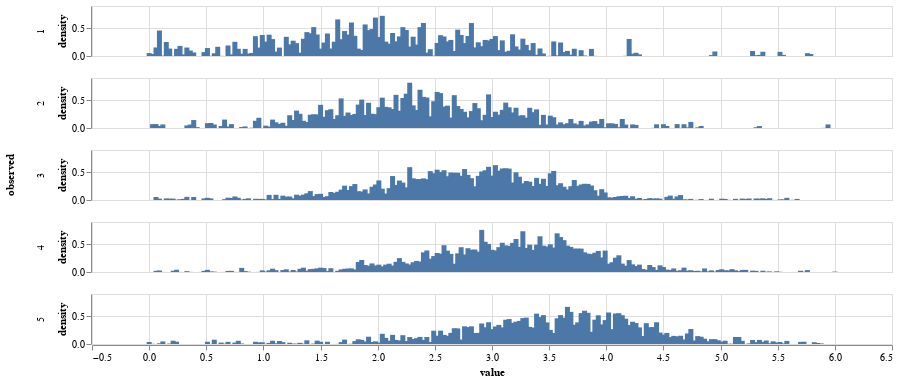

Notebook source saved alongside this figure:
### Code cell
fit_vs_obs = pd.concat([
    Rhatbig.rename(columns={'rating':'fit'}),
    Rbig.rename(columns={'rating':'observed'}),
], axis=1).stack().dropna().reset_index()[['fit','observed']]

fit_vs_obs = fit_vs_obs.iloc[np.random.choice(len(fit_vs_obs), 5000)]

alt.Chart(fit_vs_obs).transform_density(
    density='fit',
    bandwidth=0.01,
    groupby=['observed'],
    extent= [0, 6]
).mark_bar().encode(
    alt.X('value:Q'),
    alt.Y('density:Q'),
    alt.Row('observed:N')
).properties(width=800, height=50)

### Figure 1 — Vega-Lite specification as saved in the notebook (floating-point values rounded to 4 significant figures; data arrays with more than 128 entries replaced by an {"elided": "..."} marker saying what was removed)
{"$schema": "https://vega.github.io/schema/vega-lite/v5.16.3.json", "config": {"view": {"continuousHeight": 300, "continuousWidth": 300}}, "data": {"name": "data-50db49bd8a31bd3360562181c4db984e"}, "datasets": {"data-50db49bd8a31bd3360562181c4db984e": {"elided": "5000 records"}}, "encoding": {"row": {"field": "observed", "type": "nominal"}, "x": {"field": "value", "type": "quantitative"}, "y": {"field": "density", "type": "quantitative"}}, "height": 50, "mark": {"type": "bar"}, "transform": [{"bandwidth": 0.01, "density": "fit", "extent": [0, 6], "groupby": ["observed"]}], "width": 800}
